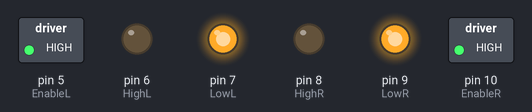
Bench run of a sketch on a simulated Arduino Uno, built with avr-gcc and run on an emulated ATmega328P. Parts: switched loads named in the sketch (green lamp = pin HIGH), output pins drawn as LEDs (lit = HIGH).

Above: at 0.05 s.
At 1.0 s:
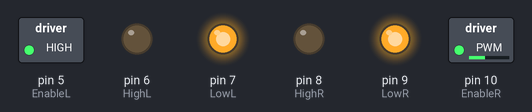
At 1.95 s:
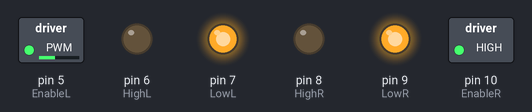
At 4.45 s:
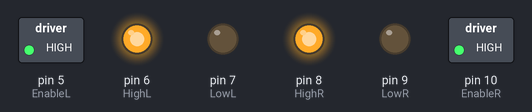
Timing chart, 0 to 5.9 s (numbered marks = the images above):
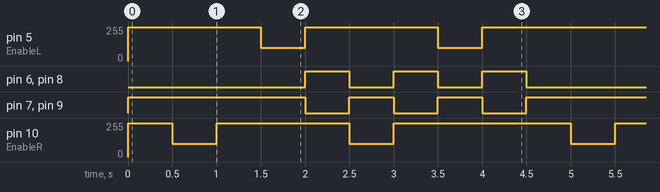

Measured:
- by itself, pin 5 (EnableL), pin 10 (EnableR): repeats every 4.5 s: 100/255 0.50 s, 255/255 1.5 s, 100/255 0.50 s, 255/255 2.0 s
- by itself, pin 6 (HighL), pin 8 (HighR): repeats every 4.5 s: 2 × (LOW 0.50 s, HIGH 0.50 s), LOW 2.0 s, HIGH 0.50 s
- by itself, pin 7 (LowL), pin 9 (LowR): repeats every 4.5 s: 2 × (LOW 0.50 s, HIGH 0.50 s), LOW 0.50 s, HIGH 2.0 s

The sketch:

Slave_device.ino
```cpp
//**************************************
// Motors - defines
//**************************************
#define EnableL 5
#define HighL 6  //Left Side motors
#define LowL 7

#define EnableR 10
#define HighR 8  //Right Side motors
#define LowR 9


//**************************************
// Setup
//**************************************
void setup() {
  // put your setup code here, to run once:
  pinMode(EnableL,OUTPUT);
  pinMode(HighL,OUTPUT);
  pinMode(LowL,OUTPUT);

  pinMode(EnableR,OUTPUT);
  pinMode(HighR,OUTPUT);
  pinMode(LowR,OUTPUT);
}

//**************************************
// Forward
//**************************************
void Forward(){
  digitalWrite(HighL,LOW);
  digitalWrite(LowL,HIGH);
  analogWrite(EnableL,255);

  digitalWrite(HighR,LOW);
  digitalWrite(LowR,HIGH);
  analogWrite(EnableR,255);
}

//**************************************
// Backward
//**************************************
void Backward(){
  digitalWrite(HighL,HIGH);
  digitalWrite(LowL,LOW);
  analogWrite(EnableL,255);

  digitalWrite(HighR,HIGH);
  digitalWrite(LowR,LOW);
  analogWrite(EnableR,255);
}

//**************************************
// Right
//**************************************
void Right1(){
  digitalWrite(HighL,LOW);
  digitalWrite(LowL,HIGH);
  analogWrite(EnableL,255);

  digitalWrite(HighR,LOW);
  digitalWrite(LowR,HIGH);
  analogWrite(EnableR,200);
}

void Right2(){
  digitalWrite(HighL,LOW);
  digitalWrite(LowL,HIGH);
  analogWrite(EnableL,255);

  digitalWrite(HighR,LOW);
  digitalWrite(LowR,HIGH);
  analogWrite(EnableR,160);
}

void Right3(){
  digitalWrite(HighL,LOW);
  digitalWrite(LowL,HIGH);
  analogWrite(EnableL,255);

  digitalWrite(HighR,LOW);
  digitalWrite(LowR,HIGH);
  analogWrite(EnableR,100);
}

//**************************************
// Left
//**************************************
void Left1(){
  digitalWrite(HighL,LOW);
  digitalWrite(LowL,HIGH);
  analogWrite(EnableL,200);

  digitalWrite(HighR,LOW);
  digitalWrite(LowR,HIGH);
  analogWrite(EnableR,255);
}

void Left2(){
  digitalWrite(HighL,LOW);
  digitalWrite(LowL,HIGH);
  analogWrite(EnableL,160);

  digitalWrite(HighR,LOW);
  digitalWrite(LowR,HIGH);
  analogWrite(EnableR,255);
}

void Left3(){
  digitalWrite(HighL,LOW);
  digitalWrite(LowL,HIGH);
  analogWrite(EnableL,100);

  digitalWrite(HighR,LOW);
  digitalWrite(LowR,HIGH);
  analogWrite(EnableR,255);
}
//**************************************
// Loop
//**************************************
void loop() {
  Forward();
  delay(500);
  Right3();
  delay(500);
  Forward();
  delay(500);
  Left3();
  delay(500);
  Backward();
  delay(500);
  Right3();
  delay(500);
  Backward();
  delay(500);
  Left3();
  delay(500);
  Backward();
  delay(500);
}
```
